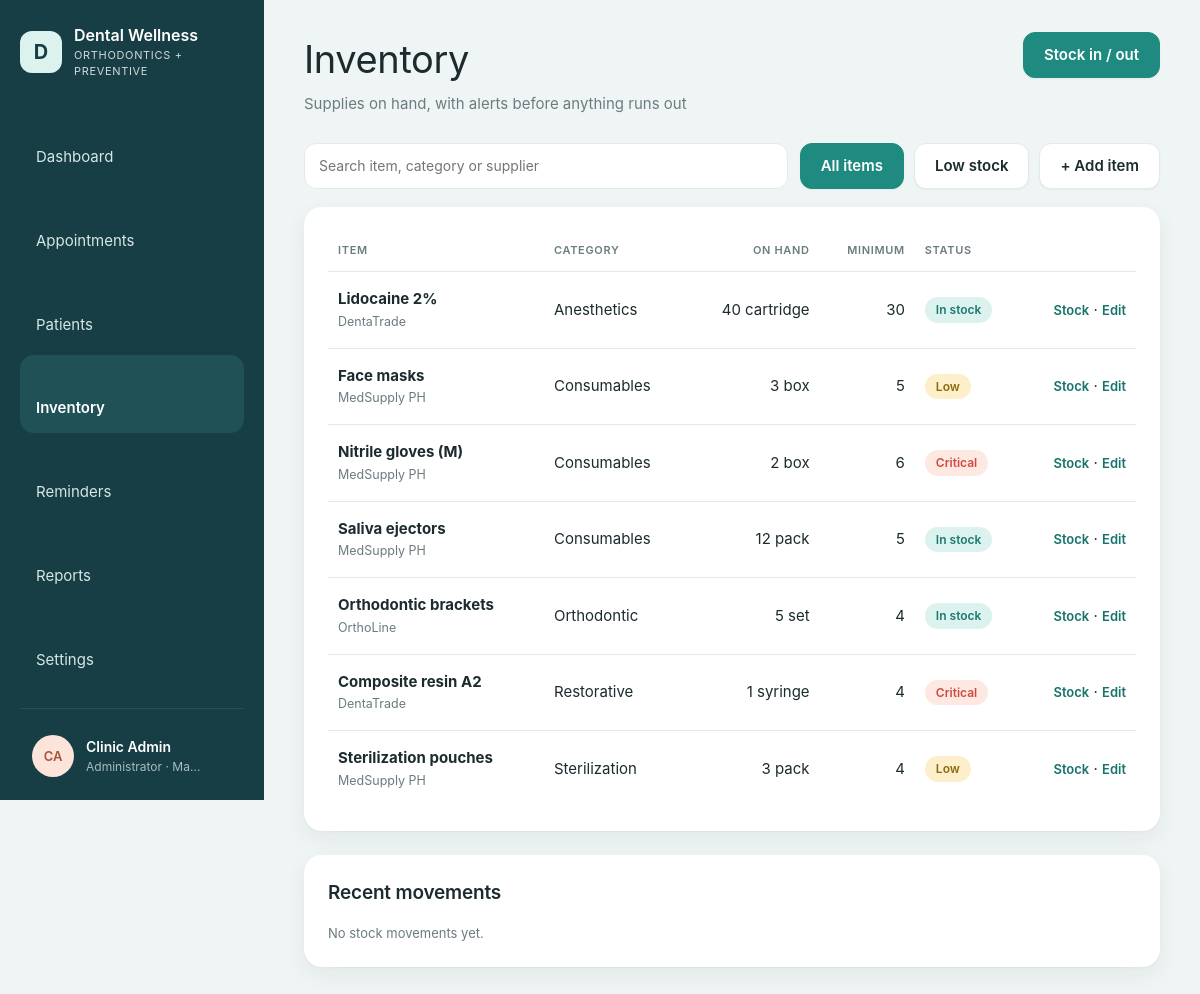
/inventory/index.php (signed in), run on the app's committed database.
### tables this page shows
CREATE TABLE IF NOT EXISTS users (
    id            INT UNSIGNED AUTO_INCREMENT PRIMARY KEY,
    name          VARCHAR(120) NOT NULL,
    username      VARCHAR(60)  NOT NULL UNIQUE,
    password_hash VARCHAR(255) NOT NULL,
    role          ENUM('admin','dentist','staff') NOT NULL DEFAULT 'staff',
    is_active     TINYINT(1) NOT NULL DEFAULT 1,
    last_login_at DATETIME NULL,
    created_at    DATETIME NOT NULL DEFAULT CURRENT_TIMESTAMP
);

CREATE TABLE IF NOT EXISTS inventory_items (
    id           INT UNSIGNED AUTO_INCREMENT PRIMARY KEY,
    name         VARCHAR(120) NOT NULL,
    category     VARCHAR(60) NULL,
    unit         VARCHAR(30) NOT NULL DEFAULT 'pcs',
    quantity     INT NOT NULL DEFAULT 0,
    min_quantity INT NOT NULL DEFAULT 0,
    supplier     VARCHAR(120) NULL,
    is_active    TINYINT(1) NOT NULL DEFAULT 1,
    updated_at   DATETIME NOT NULL DEFAULT CURRENT_TIMESTAMP ON UPDATE CURRENT_TIMESTAMP
);

### includes/db.php (called while the page is built, shortened)
<?php
function db(): PDO
{
    static $pdo = null;
    if ($pdo === null) {
        $c = config('db');
        $dsn = sprintf('mysql:host=%s;port=%d;dbname=%s;charset=utf8mb4', $c['host'], $c['port'], $c['name']);
        $pdo = new PDO($dsn, $c['user'], $c['pass'], [
            PDO::ATTR_ERRMODE            => PDO::ERRMODE_EXCEPTION,
            PDO::ATTR_DEFAULT_FETCH_MODE => PDO::FETCH_ASSOC,
            PDO::ATTR_EMULATE_PREPARES   => false,
        ]);
        $pdo->exec("SET time_zone = '" . (new DateTime())->format('P') . "'");
    }
    return $pdo;
}
function q(string $sql, array $params = []): PDOStatement
{
    $stmt = db()->prepare($sql);
    $stmt->execute($params);
    return $stmt;
}
function q_all(string $sql, array $params = []): array
{
    return q($sql, $params)->fetchAll();
}
function q_row(string $sql, array $params = []): ?array
{
    $row = q($sql, $params)->fetch();
    return $row === false ? null : $row;
}

### includes/auth.php (called while the page is built, shortened)
<?php
function current_user(): ?array
{
    static $user = false;
    if ($user === false) {
        $user = null;
        if (!empty($_SESSION['user_id'])) {
            $row = q_row('SELECT id, name, username, role, password_hash FROM users WHERE id = ? AND is_active = 1', [$_SESSION['user_id']]);
            $idle = (int) config('security.idle_minutes', 30) * 60;
            if (!$row) {
                end_user_session();
            } elseif ($idle > 0 && time() - (int) ($_SESSION['last_seen'] ?? 0) > $idle) {
                end_user_session('You were signed out after ' . ($idle / 60) . ' minutes without activity.');
            } elseif (!hash_equals((string) ($_SESSION['pw_fp'] ?? ''), password_fingerprint($row['password_hash']))) {
                end_user_session('Your password was changed. Sign in again with the new one.');
            } else {
                unset($row['password_hash']);
                $user = $row;
            }
        }
    }
    return $user;
}
function password_fingerprint(string $hash): string
{
    return hash('sha256', $hash);
}
function require_login(): array
{
    $user = current_user();
    return $user;
}
function can(string $permission): bool
{
    $user = current_user();
    $perms = ROLE_PERMISSIONS[$user['role']] ?? [];
    return in_array('*', $perms, true) || in_array($permission, $perms, true);
}

### inventory/index.php (the view, shortened to what this page needs)
<?php
$user = require_login();
$filter = input('filter');
$search = input('q');
$sql = 'SELECT * FROM inventory_items WHERE is_active = 1';
$params = [];
$items = q_all($sql . ' ORDER BY category, name', $params);
$moves = q_all('SELECT m.*, i.name, i.unit, u.name AS user_name FROM stock_movements m
    JOIN inventory_items i ON i.id = m.item_id LEFT JOIN users u ON u.id = m.user_id ORDER BY m.id DESC LIMIT 15');
function stock_level(array $item): string
{
    if ($item['quantity'] <= intdiv((int) $item['min_quantity'], 2)) return 'critical';
    if ($item['quantity'] <= $item['min_quantity']) return 'low';
    return 'ok';
}
layout_start('Inventory', 'inventory', [
    'subtitle' => 'Supplies on hand, with alerts before anything runs out',
    'action'   => '<button class="btn btn-primary" data-open="#stock-dialog">Stock in / out</button>',
]);
?>
<div class="toolbar">
  <form method="get" class="spacer" role="search">
    <input type="search" name="q" value="<?= e($search) ?>" placeholder="Search item, category or supplier" aria-label="Search inventory" style="background:var(--panel)">
  </form>
  <div class="row">
    <a class="btn<?= $filter !== 'low' ? ' is-on' : '' ?>" href="<?= url('inventory/') ?>">All items</a>
    <a class="btn<?= $filter === 'low' ? ' is-on' : '' ?>" href="<?= url('inventory/') ?>?filter=low">Low stock</a>
    <button class="btn" data-open="#item-dialog" data-fill='{"id":"","name":"","category":"","unit":"pcs","quantity":"0","min_quantity":"0","supplier":"","dialog_title":"Add item"}'>+ Add item</button>
  </div>
</div>
<div class="layout-side">
  <section class="card">
    <div class="table-wrap"><table class="table-cards">
      <thead><tr><th>Item</th><th>Category</th><th class="num">On hand</th><th class="num">Minimum</th><th>Status</th><th></th></tr></thead>
      <tbody>
        <?php foreach ($items as $it): $level = stock_level($it); ?>
          <tr>
            <td><strong><?= e($it['name']) ?></strong><?= $it['supplier'] ? '<br><small class="muted">' . e($it['supplier']) . '</small>' : '' ?></td>
            <td data-label="Category"><?= e($it['category'] ?: '—') ?></td>
            <td class="num" data-label="On hand"><?= (int) $it['quantity'] ?> <?= e($it['unit']) ?></td>
            <td class="num" data-label="Minimum"><?= (int) $it['min_quantity'] ?></td>
            <td data-label="Status"><?= pill($level, ['ok' => 'In stock', 'low' => 'Low', 'critical' => 'Critical'][$level]) ?></td>
            <td class="num" style="white-space:nowrap">
              <button class="link-btn" data-open="#stock-dialog" data-fill='<?= e(json_encode(['item_id' => $it['id'], 'type' => 'in'])) ?>'>Stock</button> ·
              <button class="link-btn" data-open="#item-dialog" data-fill='<?= e(json_encode(array_intersect_key($it, array_flip(['id', 'name', 'category', 'unit', 'quantity', 'min_quantity', 'supplier'])) + ['dialog_title' => 'Edit item'])) ?>'>Edit</button>
            </td>
          </tr>
        <?php endforeach; ?>
      </tbody>
    </table></div>
  </section>
  <section class="card">
    <h2>Recent movements</h2>
    <?php if (!$moves): ?><p class="muted small">No stock movements yet.</p><?php endif; ?>
  </section>
</div>
<?php layout_end();

### includes/layout.php (shortened to what this page needs)
<?php
function icon(string $name): string
{
    $paths = [
        'dashboard'    => '<rect x="3" y="3" width="7" height="7" rx="1.5"/><rect x="14" y="3" width="7" height="7" rx="1.5"/><rect x="3" y="14" width="7" height="7" rx="1.5"/><rect x="14" y="14" width="7" height="7" rx="1.5"/>',
        'appointments' => '<rect x="3" y="5" width="18" height="16" rx="2"/><path d="M3 10h18M8 3v4M16 3v4"/>',
        'patients'     => '<circle cx="12" cy="8" r="4"/><path d="M4 21c0-4 4-6 8-6s8 2 8 6"/>',
        'inventory'    => '<ellipse cx="12" cy="6" rx="8" ry="3"/><path d="M4 6v6c0 1.7 3.6 3 8 3s8-1.3 8-3V6M4 12v6c0 1.7 3.6 3 8 3s8-1.3 8-3v-6"/>',
        'reminders'    => '<circle cx="12" cy="13" r="7"/><path d="M12 10v3l2 2M5 4 3 6M19 4l2 2"/>',
        'reports'      => '<path d="M6 3h9l4 4v14H6z"/><path d="M9 12h7M9 16h7M9 8h3"/>',
        'settings'     => '<circle cx="12" cy="12" r="3"/><path d="M12 2v3M12 19v3M4.2 4.2l2.1 2.1M17.7 17.7l2.1 2.1M2 12h3M19 12h3M4.2 19.8l2.1-2.1M17.7 6.3l2.1-2.1"/>',
        'logout'       => '<path d="M15 4h4v16h-4M10 8l-4 4 4 4M6 12h10"/>',
        'theme'        => '<path d="M20 14.5A8 8 0 1 1 9.5 4a6.5 6.5 0 0 0 10.5 10.5z"/>',
        'key'          => '<circle cx="8" cy="15" r="4"/><path d="M11 12l9-9M17 6l3 3M15 8l2 2"/>',
        'menu'         => '<path d="M4 6h16M4 12h16M4 18h16"/>',
        'chevron'      => '<path d="M9 6l6 6-6 6"/>',
    ];
    return '<svg class="icon" viewBox="0 0 24 24" fill="none" stroke="currentColor" stroke-width="1.6" stroke-linecap="round" stroke-linejoin="round" aria-hidden="true">'
        . ($paths[$name] ?? '') . '</svg>';
}
function theme_head(): string
{
    return "<script>(function(){var p;try{p=localStorage.getItem('welldent-theme')}catch(e){}"
        . "var d=p==='dark'||(p!=='light'&&window.matchMedia('(prefers-color-scheme: dark)').matches);"
        . "document.documentElement.setAttribute('data-theme',d?'dark':'light');"
        . "try{if(localStorage.getItem('welldent-sidebar')==='collapsed')document.documentElement.setAttribute('data-sidebar','collapsed')}catch(e){}})()</script>\n"
        . '<link rel="stylesheet" href="' . url('assets/css/app.css?v=8') . '">';
}
function layout_start(string $title, string $active, array $opts = []): void
{
    $user = current_user();
    $nav = [
        'dashboard'    => [url(), 'Dashboard'],
        'appointments' => [url('appointments/'), 'Appointments'],
        'patients'     => [url('patients/'), 'Patients'],
        'inventory'    => [url('inventory/'), 'Inventory'],
        'reminders'    => [url('reminders/'), 'Reminders'],
        'reports'      => [url('reports/'), 'Reports'],
    ];
    if (can('settings') || can('fees.manage')) {
        $nav['settings'] = [url('settings/'), 'Settings'];
    }
    ?>
<!doctype html>
<html lang="en">
<head>
<?= theme_head() ?>
</head>
<body>
<div class="shell">
  <aside class="sidebar">
    <div class="side-top">
      <a class="brand" href="<?= url() ?>" title="<?= e(config('clinic.name')) ?>">
        <span class="brand-mark">D</span>
        <span class="lbl"><strong><?= e(config('clinic.name')) ?></strong><small><?= e(config('clinic.tagline')) ?></small></span>
      </a>
      <button type="button" class="side-toggle" data-sidebar-toggle aria-label="Collapse sidebar" title="Collapse sidebar"><?= icon('menu') ?></button>
    </div>
    <nav class="nav">
      <?php foreach ($nav as $key => [$href, $label]): ?>
        <a href="<?= $href ?>" class="<?= $key === $active ? 'active' : '' ?>" title="<?= e($label) ?>"><?= icon($key) ?><span class="lbl"><?= e($label) ?></span></a>
      <?php endforeach; ?>
    </nav>
    <details class="side-account">
      <summary title="<?= e($user['name']) ?>">
        <span class="avatar avatar-0"><?= e(initials($user['name'])) ?></span>
        <span class="lbl"><strong><?= e($user['name']) ?></strong><small><?= e(ROLE_LABELS[$user['role']]) ?> · <?= e(config('clinic.city')) ?></small></span>
        <span class="chev"><?= icon('chevron') ?></span>
      </summary>
    </details>
  </aside>
  <main class="main">
    <header class="page-head">
      <div>
        <h1><?= e($title) ?></h1>
        <?php if (!empty($opts['subtitle'])): ?><p class="muted"><?= e($opts['subtitle']) ?></p><?php endif; ?>
      </div>
      <div class="head-actions">
        <?= $opts['action'] ?? '' ?>
      </div>
    </header>
<?php
}
function layout_end(): void
{
    ?>
  </main>
</div>
</body>
</html>
<?php
}

### includes/helpers.php (shortened to what this page needs)
<?php
function config(string $key, $default = null)
{
    $value = $GLOBALS['config'];
    foreach (explode('.', $key) as $part) {
        $value = $value[$part];
    }
    return $value;
}
function e($value): string
{
    return htmlspecialchars((string) ($value ?? ''), ENT_QUOTES, 'UTF-8');
}
function url(string $path = ''): string
{
    static $base = null;
    if ($base === null) {
        $root = str_replace('\\', '/', (string) realpath(APP_ROOT));
        $script = str_replace('\\', '/', (string) realpath($_SERVER['SCRIPT_FILENAME'] ?? ''));
        $name = (string) ($_SERVER['SCRIPT_NAME'] ?? '');
        $inApp = $root !== '' && stripos($script, $root . '/') === 0;
        $tail = $inApp ? substr($script, strlen($root)) : '';
        $base = $inApp && strcasecmp(substr($name, -strlen($tail)), $tail) === 0 ? substr($name, 0, -strlen($tail)) : '';
    }
    return $base . '/' . ltrim($path, '/');
}
function input(string $key, $default = ''): string
{
    $value = $_POST[$key] ?? $_GET[$key] ?? $default;
    return is_string($value) ? trim($value) : (string) $default;
}
function initials(string $name): string
{
    $parts = preg_split('/\s+/', trim($name));
    $first = mb_substr($parts[0] ?? '', 0, 1);
    $last = count($parts) > 1 ? mb_substr(end($parts), 0, 1) : '';
    return mb_strtoupper($first . $last);
}
function pill(string $status, ?string $label = null): string
{
    $label ??= APPOINTMENT_STATUSES[$status] ?? PATIENT_STATUSES[$status] ?? ucfirst(str_replace('_', ' ', $status));
    return '<span class="pill pill-' . e($status) . '">' . e($label) . '</span>';
}

### data on the page
users: name "CA", name "Clinic Admin", role "Administrator"
inventory_items: name "Lidocaine 2%", supplier "DentaTrade", category "Anesthetics", quantity "40", unit "cartridge", min_quantity "30", label "In stock"
inventory_items: name "Face masks", supplier "MedSupply PH", category "Consumables", quantity "3", unit "box", min_quantity "5", label "Low"
inventory_items: name "Nitrile gloves (M)", supplier "MedSupply PH", category "Consumables", quantity "2", unit "box", min_quantity "6", label "Critical"
inventory_items: name "Saliva ejectors", supplier "MedSupply PH", category "Consumables", quantity "12", unit "pack", min_quantity "5", label "In stock"
inventory_items: name "Orthodontic brackets", supplier "OrthoLine", category "Orthodontic", quantity "5", unit "set", min_quantity "4", label "In stock"
inventory_items: name "Composite resin A2", supplier "DentaTrade", category "Restorative", quantity "1", unit "syringe", min_quantity "4", label "Critical"
inventory_items: name "Sterilization pouches", supplier "MedSupply PH", category "Sterilization", quantity "3", unit "pack", min_quantity "4", label "Low"

### other printed values
config('clinic.name') "Dental Wellness"
config('clinic.tagline') "ORTHODONTICS + PREVENTIVE"
$label "Dashboard"
$label "Appointments"
$label "Patients"
$label "Inventory"
$label "Reminders"
$label "Reports"
$label "Settings"
config('clinic.city') "Ma…"
$title "Inventory"
$opts['subtitle'] "Supplies on hand, with alerts before anything runs out"
$opts['action'] "Stock in / out"
